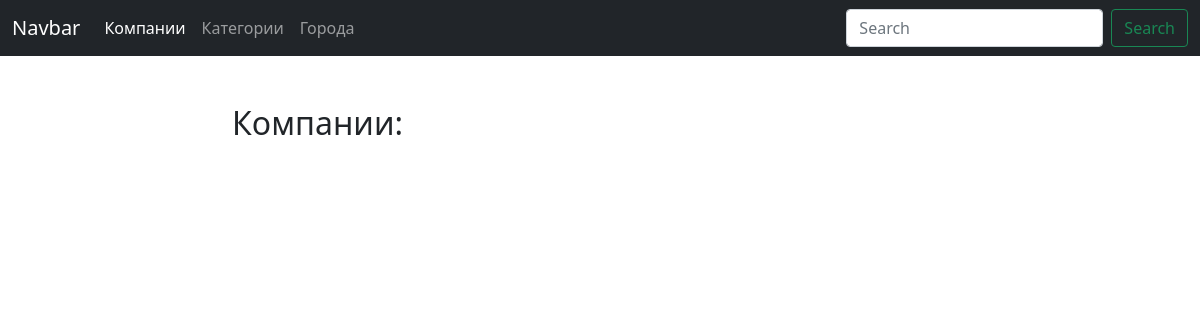
Page /blog/ on the earlier database version.
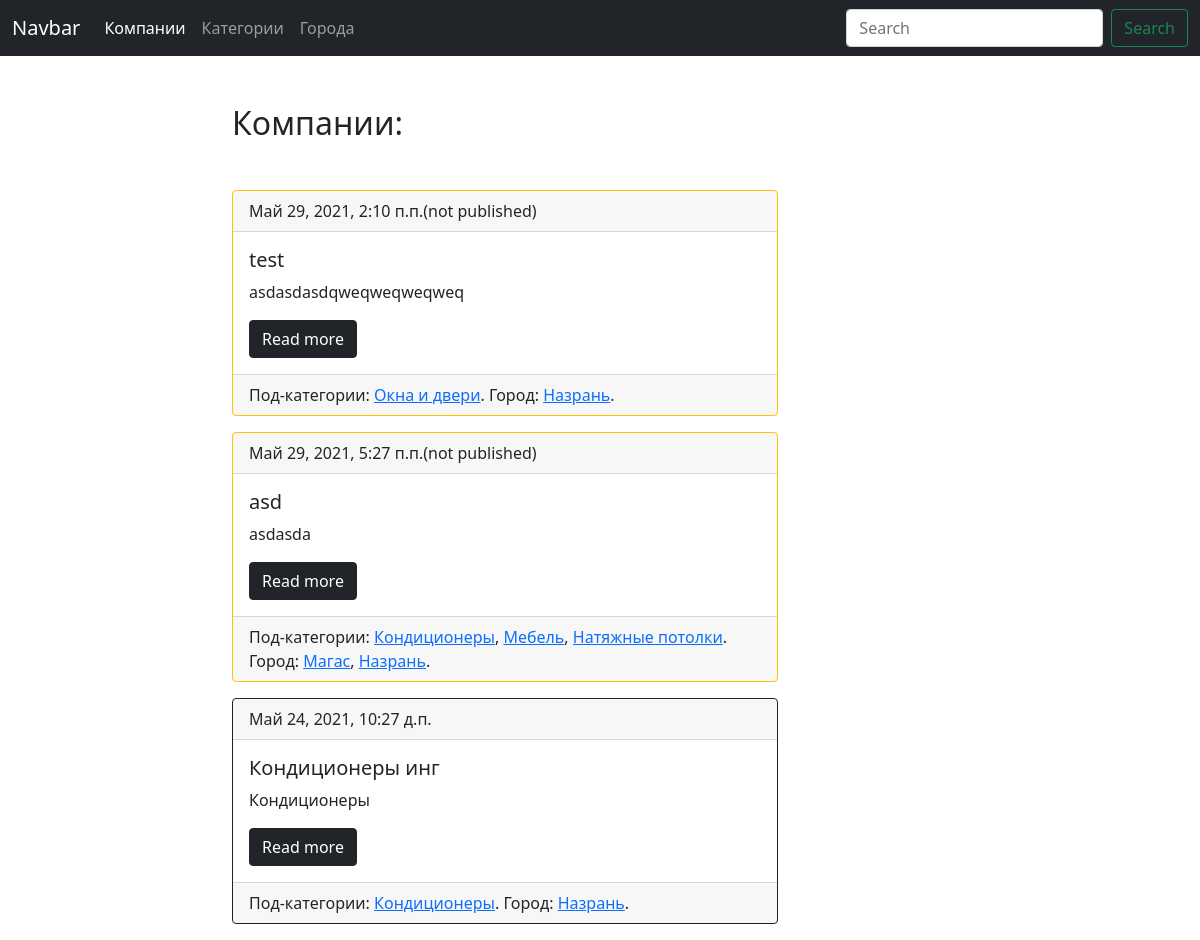
Same page on the later database version.
### blog/models.py (models this page shows, shortened)
class Company(models.Model):
    title = models.CharField(max_length=150, db_index=True, verbose_name='Название')
    body = models.TextField(blank=True, db_index=True, verbose_name='Описание')
    date_pub = models.DateTimeField(auto_now_add=True, verbose_name='Дата публикации')
    date_update = models.DateTimeField(auto_now=True, verbose_name='Дата изменения')
    city = models.ManyToManyField('City', related_name='companies', blank=True)
    subcategory = models.ManyToManyField('SubCategory', related_name='companies')
    is_published = models.BooleanField(default=False)
    class Meta:
        verbose_name = 'Компания'
        verbose_name_plural = 'Компании'
        ordering = ['is_published']
    def get_absolute_url(self):
        return reverse('company_detail_url', kwargs={'pk': self.pk})

class SubCategory(models.Model):
    title = models.CharField(max_length=50, unique=True, verbose_name='Название подкатегории')
    category = models.ForeignKey(Category, on_delete=models.PROTECT, null=True, verbose_name='Категория',
                                 related_name='subcategories')
    class Meta:
        verbose_name = 'Под-категории'
        verbose_name_plural = 'Под-категории'
    def get_absolute_url(self):
        return reverse('subcategory_detail_url', kwargs={'pk': self.pk})

class City(models.Model):
    title = models.CharField(max_length=50, unique=True, verbose_name='Город',)
    class Meta:
        verbose_name = 'Город'
        verbose_name_plural = 'Города'
        ordering = ['title']
    def get_absolute_url(self):
        return reverse('city_detail_url', kwargs={'pk': self.pk})

### blog/views.py (the view)
# urls.py: path('', companies_list, name='companies_list_url'),
def companies_list(request):
    companies = Company.objects.all()
    company_is_published = "card border-dark mb-3"
    company_is_not_published = "card border-warning mb-3"
    context = {
        'companies': companies,
        'company_is_published': company_is_published,
        'company_is_not_published': company_is_not_published,
    }
    return render(request, 'blog/index.html', context)

### blog/templates/blog/index.html (shortened to what this page needs)
{% extends 'blog/base_blog.html' %}
{% block content %}
	<h2 class="mb-5">Компании:</h2>
	{% for company in companies %}
		{% include 'blog/includes/company_card_template.html' %}
	{% endfor %}
{% endblock %}

### blog/templates/blog/includes/company_card_template.html
{% if company.is_published %}
    {% with published='card border-dark mb-3' %}
        <div class="{{ published }}" >
    {% endwith %}
{% else %}
    {% with published='card border-warning mb-3' %}
        <div class="{{ published }}" >
    {% endwith %}
{% endif %}
    {% if company.is_published %}
        <div class="card-header">{{ company.date_pub }}</div>
    {% else %}
        <div class="card-header">{{ company.date_pub }}(not published) </div>
    {% endif %}
  <div class="card-body">
    <h5 class="card-title">{{ company.title }}</h5>
    <p class="card-text">{{ company.body|truncatechars:50}}</p>
      <a href="{{company.get_absolute_url}}" class="btn btn-dark">Read more</a>
  </div>
    <div class="card-footer">
        Под-категории:
        {% for subcategory in company.subcategory.all %}
        {% if forloop.last %}
            <a href="{{subcategory.get_absolute_url}}">{{ subcategory.title }}</a>.
        {% else %}
            <a href="{{subcategory.get_absolute_url}}">{{ subcategory.title }}</a>,
        {% endif %}
        {% endfor %}
        Город:
        {% for city in company.city.all %}
        {% if forloop.last %}
            <a href="{{city.get_absolute_url}}">{{ city.title }}</a>.
        {% else %}
            <a href="{{city.get_absolute_url}}">{{ city.title }}</a>,
        {% endif %}
        {% endfor %}
    </div>
</div>

Differences in the rows shown:
added Company: date_pub "Май 29, 2021, 2:10 п.п.", title "test", body "asdasdasdqweqweqweqweq"
added SubCategory: title "Окна и двери", shown under "Май 29, 2021, 2:10 п.п."
added City: title "Назрань"
added Company: date_pub "Май 29, 2021, 5:27 п.п.", title "asd", body "asdasda"
added SubCategory: title "Кондиционеры"
added SubCategory: title "Мебель", shown under "Май 29, 2021, 5:27 п.п."
added SubCategory: title "Натяжные потолки", shown under "Май 29, 2021, 5:27 п.п."
added City: title "Магас", shown under "Май 29, 2021, 5:27 п.п."
added Company: date_pub "Май 24, 2021, 10:27 д.п.", title "Кондиционеры инг", body "Кондиционеры"
